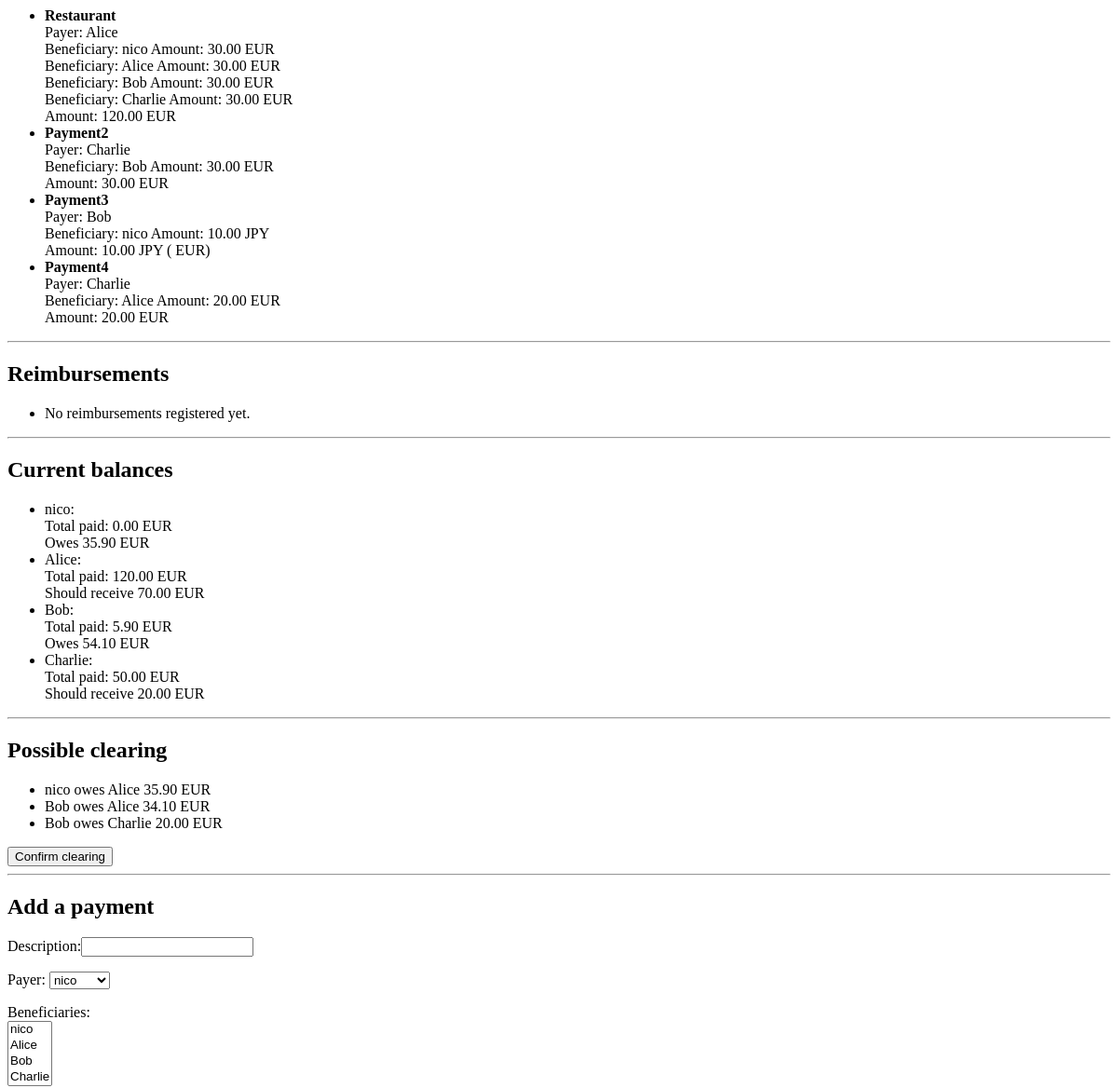
Page /groups/5/ (signed in, middle part) on the earlier database version.
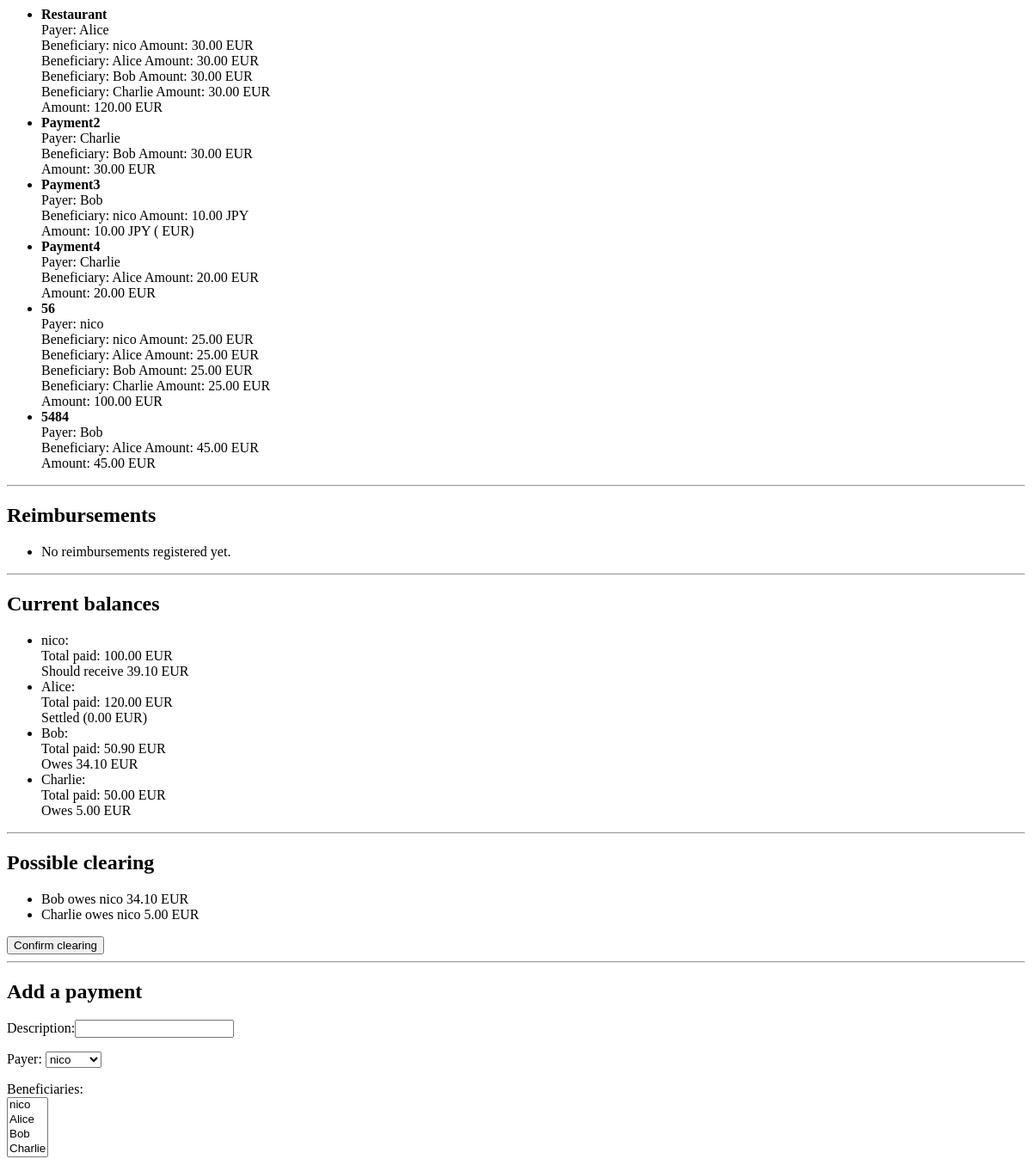
Same page on the later database version.
### project25/models.py (models this page shows, shortened)
class Payment(models.Model):
    group = models.ForeignKey(Group, related_name='payments', on_delete=models.CASCADE)
    payer = models.ForeignKey(User, related_name='payments_made', on_delete=models.CASCADE)
    beneficiaries = models.ManyToManyField(User, related_name='payments_received')
    description = models.CharField(max_length=200)
    amount = models.DecimalField(max_digits=12, decimal_places=2)
    currency = models.ForeignKey(Currency, related_name='payments', on_delete=models.CASCADE)
    is_reimbursement = models.BooleanField(default=False)

class User(models.Model):
    username = models.CharField(max_length=20, unique=True)
    password = models.CharField(max_length=20)

class Share(models.Model):
    payment = models.ForeignKey(Payment, related_name='shares', on_delete=models.CASCADE)
    user = models.ForeignKey(User, related_name='payment_shares', on_delete=models.CASCADE)
    amount = models.DecimalField(max_digits=12, decimal_places=8)

class Currency(models.Model):
    group = models.ForeignKey(Group, related_name='currencies', on_delete=models.CASCADE)
    currency = models.CharField(max_length=3)
    rates = models.DecimalField(max_digits=10, decimal_places=4)

### project25/views.py (the view)
# urls.py: path('groups/<int:group_id>/', detail_view),
def detail_view(request, group_id):
    if 'user_id' not in request.session:
        return redirect('/login/')
    user = User.objects.filter(id=request.session['user_id']).first()
    if not user:
        request.session.flush()
        return redirect('/login/')
    group = Group.objects.filter(id=group_id).first()
    if not group or not group.members.filter(id=user.id).exists():
         return redirect('/groups/')
    members = group.members.all()
    payments = group.payments.filter(is_reimbursement=False)
    reimbursements = group.payments.filter(is_reimbursement=True)
    balances, clearing = calculate_clearing(members, group.payments.all())
    if 'confirm_clearing' in request.GET:
        confirm_clearing(group, clearing)
        return redirect('/groups/' + str(group.id) + '/')
    template_values = {'group' : group, 'currencies' : group.currencies.all(), 'payments' : payments, 'reimbursements' : reimbursements, 'balances': balances, 'clearing': clearing}
    return render(request, 'detail.html', template_values)

### project25/templates/detail.html (shortened to what this page needs)
<!DOCTYPE HTML>
<html>
<head>
</head>
<body>
    <ul>
        {% for payment in payments %}
            <li>
                <strong>{{ payment.description }}</strong>
                <br>
                Payer: {{ payment.payer.username }}
                <br>
                {% for share in payment.shares.all %}
                    Beneficiary: {{ share.user.username }}
                    Amount: {{ share.amount|floatformat:2 }} {{ payment.currency.currency }}
                    <br>
                {% endfor %}
                Amount: {{ payment.amount }} {{ payment.currency.currency }}
                {% if payment.currency.currency != "EUR" %}
                ({{ payment.eur_value }} EUR)
                {% endif %}
            </li>
        {% empty %}
            <li>No payments registered yet.</li>
        {% endfor %}
    </ul>
    <hr>
    <h2>Reimbursements</h2>
    <ul>
        {% for reimbursement in reimbursements %}
            <li> {{ reimbursement.payer.username }} reimbursed
                {% for beneficiary in reimbursement.beneficiaries.all %}
                    {{ beneficiary.username }}
                {% endfor %}
                {{ reimbursement.amount|floatformat:2 }} EUR
            </li>
        {% empty %}
            <li>No reimbursements registered yet.</li>
        {% endfor %}
    </ul>
    <hr>
    <h2>Current balances</h2>
    <ul>
        {% for balance in balances %}
            <li>
                {{ balance.user.username }}:
                <br>
                Total paid: {{ balance.paid_total|floatformat:2 }} EUR
                <br>
                {% if balance.amount > 0 %}
                    Should receive {{ balance.amount|floatformat:2 }} EUR
                {% elif balance.amount < 0 %}
                    Owes {{ balance.amount|stringformat:"f"|cut:"-"|floatformat:2 }} EUR
                {% else %}
                    Settled (0.00 EUR)
                {% endif %}
            </li>
        {% endfor %}
    </ul>
    <hr>
    <h2>Possible clearing</h2>
    <ul>
        {% for transaction in clearing %}
            <li>{{ transaction.debtor.username }} owes {{ transaction.creditor.username }} {{ transaction.amount|floatformat:2 }} EUR </li>
        {% empty %}
            <li>Everyone is settled!</li>
        {% endfor %}
    </ul>
    {% if clearing %}
        <form action="/groups/{{ group.id }}/" method="get">
            <button type="submit" name="confirm_clearing" value="True">Confirm clearing</button>
        </form>
    {% endif %}
    <hr>
    <h2>Add a payment</h2>
    <form action="/groups/{{ group.id }}/payment/" method="get">
        <p>Description:<input type="text" name="description" required></p>
        <p>Payer:
            <select name="payer" required>
                {% for member in group.members.all %}
                    <option value="{{ member.id }}">
                        {{ member.username }}
                    </option>
                {% endfor %}
            </select>
        </p>
        <p>Beneficiaries:<br>
            <select name="beneficiaries" multiple required>
                {% for member in group.members.all %}
                    <option value="{{ member.id }}">
                    </option>
                {% endfor %}
            </select>
        </p>
    </form>
    <br>
</body>
</html>

Differences in the rows shown:
no longer on one of the page's lists (row unchanged): User: debtor.username "nico", creditor.username "Alice"
no longer on one of the page's lists (row unchanged): User: debtor.username "Bob", creditor.username "Charlie"
added Payment: description "56", payer.username "nico", currency.currency "EUR", amount "100.00"
added Share: user.username "nico", amount "25.00", shown under "56"
added Share: user.username "Alice", amount "25.00", shown under "56"
added Share: user.username "Bob", amount "25.00", shown under "56"
added Share: user.username "Charlie", amount "25.00", shown under "56"
added Payment: description "5484", payer.username "Bob", currency.currency "EUR", amount "45.00"
added Share: user.username "Alice", amount "45.00", shown under "5484"
computed for User (number 1 of 4 on the later page): paid_total "0.00" → "100.00"; amount "35.90" → "39.10"; text "Owes" → "Should receive"
shown differently, row unchanged: User "Alice": amount "70.00" → (not shown); text "Should receive EUR" → "Settled (0.00 EUR)"
computed for User "Bob": paid_total "5.90" → "50.90"; amount "54.10" → "34.10"; creditor.username "Alice" → "nico"
now on one of the page's lists (row unchanged): User: debtor.username "Charlie", creditor.username "nico"
computed for User "Charlie": amount "20.00" → "5.00"; text "Should receive" → "Owes"
